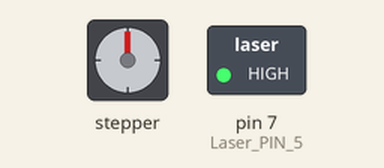
Bench run of a sketch on a simulated Arduino Uno, built with avr-gcc and run on an emulated ATmega328P. Parts: stepper motor, switched loads named in the sketch (green lamp = pin HIGH). Wiring (inferred from the names in the program): stepper motor (2048 steps per turn assumed): coils pin 9, pin 10, pin 11, pin 12. Pins used as bus, display or sensor lines are not drawn.

Above: at 0.05 s.
At 2.5 s:
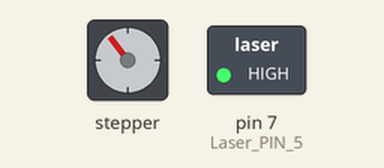
At 5.0 s:
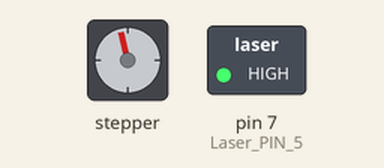
At 10.25 s:
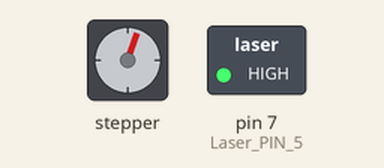
Timing chart, 0 to 13.8 s (numbered marks = the images above):
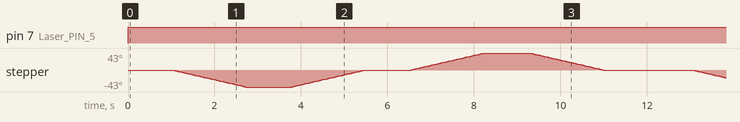

The sketch:

LaserCode.ino
```cpp
#define STEPPER_PIN_1 9
#define STEPPER_PIN_2 10
#define STEPPER_PIN_3 11
#define STEPPER_PIN_4 12
#define Laser_PIN_5   7

int step_number = 0;
bool SwitchState;

void setup() {
pinMode(STEPPER_PIN_1, OUTPUT);
pinMode(STEPPER_PIN_2, OUTPUT);
pinMode(STEPPER_PIN_3, OUTPUT);
pinMode(STEPPER_PIN_4, OUTPUT);
pinMode(Laser_PIN_5, OUTPUT); // Set digital pin 13 as an output


}

void loop() {
  digitalWrite(Laser_PIN_5, HIGH); // Turn on the laser
  delay(1000); // Wait for 1 second
  for(int a=0;a<250;a++){
    OneStep(false);
    delay(7);
  }
  delay(1000);
  for(int a=0;a<250;a++){
    OneStep(true);
    delay(7);
  }
  delay(1000);
  for(int a=0;a<250;a++){
    OneStep(true);
    delay(7);
  }
  delay(1000);
  for(int a=0;a<250;a++){
    OneStep(false);
    delay(7);
  }
  delay(1000);
}


void OneStep(bool dir){
    if(dir){
switch(step_number){
  case 0:
  digitalWrite(STEPPER_PIN_1, HIGH);
  digitalWrite(STEPPER_PIN_2, LOW);
  digitalWrite(STEPPER_PIN_3, LOW);
  digitalWrite(STEPPER_PIN_4, LOW);
  break;
  case 1:
  digitalWrite(STEPPER_PIN_1, LOW);
  digitalWrite(STEPPER_PIN_2, HIGH);
  digitalWrite(STEPPER_PIN_3, LOW);
  digitalWrite(STEPPER_PIN_4, LOW);
  break;
  case 2:
  digitalWrite(STEPPER_PIN_1, LOW);
  digitalWrite(STEPPER_PIN_2, LOW);
  digitalWrite(STEPPER_PIN_3, HIGH);
  digitalWrite(STEPPER_PIN_4, LOW);
  break;
  case 3:
  digitalWrite(STEPPER_PIN_1, LOW);
  digitalWrite(STEPPER_PIN_2, LOW);
  digitalWrite(STEPPER_PIN_3, LOW);
  digitalWrite(STEPPER_PIN_4, HIGH);
  break;
}
  }else{
    switch(step_number){
  case 0:
  digitalWrite(STEPPER_PIN_1, LOW);
  digitalWrite(STEPPER_PIN_2, LOW);
  digitalWrite(STEPPER_PIN_3, LOW);
  digitalWrite(STEPPER_PIN_4, HIGH);
  break;
  case 1:
  digitalWrite(STEPPER_PIN_1, LOW);
  digitalWrite(STEPPER_PIN_2, LOW);
  digitalWrite(STEPPER_PIN_3, HIGH);
  digitalWrite(STEPPER_PIN_4, LOW);
  break;
  case 2:
  digitalWrite(STEPPER_PIN_1, LOW);
  digitalWrite(STEPPER_PIN_2, HIGH);
  digitalWrite(STEPPER_PIN_3, LOW);
  digitalWrite(STEPPER_PIN_4, LOW);
  break;
  case 3:
  digitalWrite(STEPPER_PIN_1, HIGH);
  digitalWrite(STEPPER_PIN_2, LOW);
  digitalWrite(STEPPER_PIN_3, LOW);
  digitalWrite(STEPPER_PIN_4, LOW);


}
  }
step_number++;
  if(step_number > 3){
    step_number = 0;
  }
}
```

Measured:
- by itself, pin 7 (Laser_PIN_5): LOW → HIGH at 0.00 s
- by itself, stepper: turns 43° counter-clockwise in 1.7 s, then 43° clockwise in 1.7 s, then 43° clockwise in 1.7 s, then 43° counter-clockwise in 1.7 s, repeating every 12.0 s
